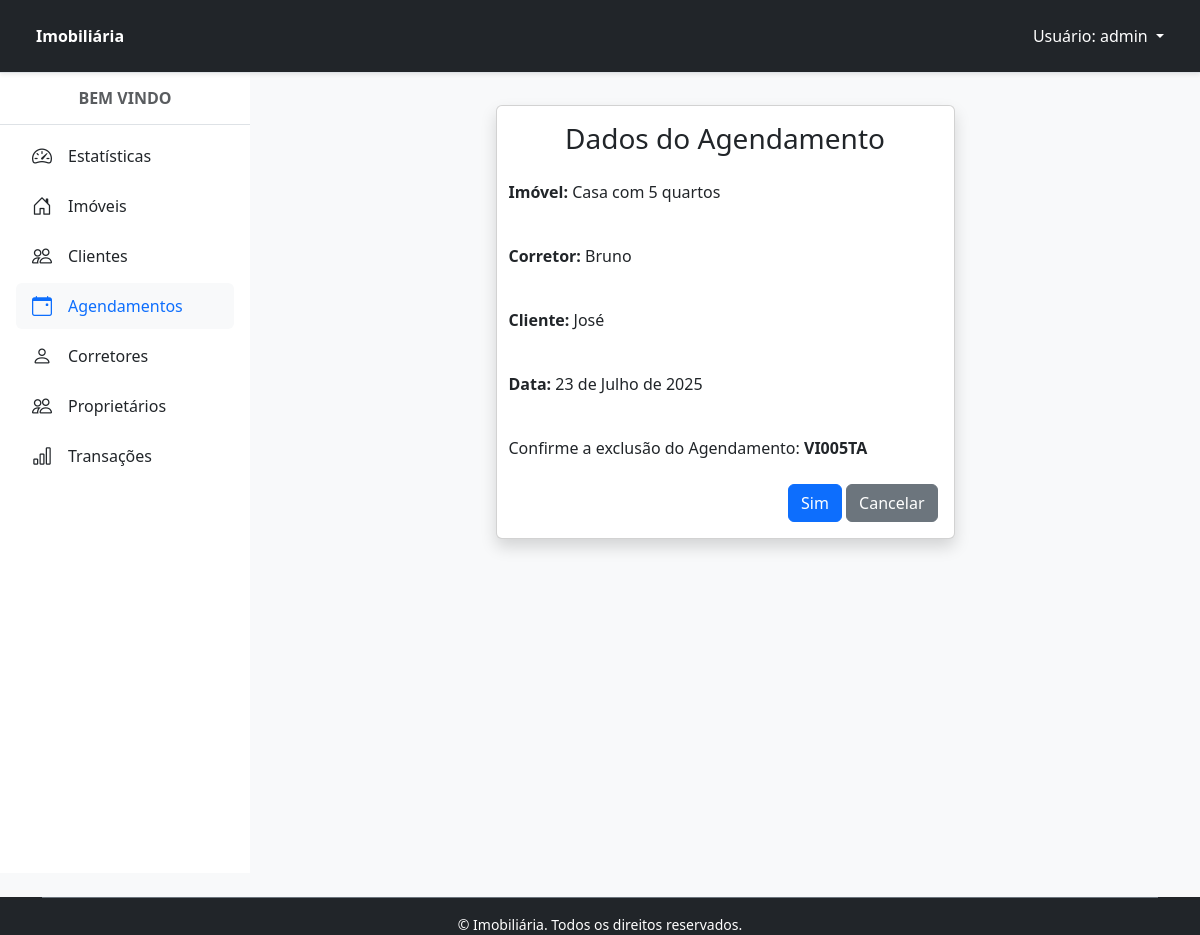
/visitas/16/apagar/ (signed in), run on the app's committed database.
### visita/models.py (models this page shows, shortened)
class Visita(models.Model):
    corretor = models.ForeignKey('corretores.Corretor', on_delete=models.CASCADE, related_name='corretor_visitas', verbose_name='Corretor:', null=True)
    imovel = models.ForeignKey('imovel.Imovel', on_delete=models.CASCADE, related_name='imovel_visitas', verbose_name='Imóvel:', null=True)
    cliente = models.ForeignKey('cliente.Cliente', on_delete=models.CASCADE, related_name='cliente_visitas', verbose_name='Cliente:', null=True)
    data = models.DateField('Data:', null=True)
    hora = models.TimeField('Hora:', null=True, blank=True)
    codigoVisita = models.CharField('Código da Visita', max_length=10, unique=True, help_text='Código único da visita')
    STATUS_ESCOLHAS = (
        ('agendada', 'Agendada'),
        ('concluida', 'Concluída'),
        ('cancelada', 'Cancelada'),
    )
    status = models.CharField(max_length=10, choices=STATUS_ESCOLHAS, default='agendada')
    class Meta:
        permissions = (('fechar_agendamento', 'Permite fazer o fechamento de uma visita'),)
        verbose_name = 'Visita'
        verbose_name_plural = 'Visitas'

### imovel/models.py (models this page shows, shortened)
class Imovel(models.Model):
    nome = models.CharField(max_length=100)
    codigoImovel = models.CharField('Código do Imóvel', max_length=10, unique=True, help_text='Código único do imóvel')
    foto = StdImageField('Foto', upload_to='pessoas', delete_orphans=True, null=True, blank=True)
    rua = models.CharField('Rua', max_length=100, help_text='Nome da rua do imóvel', null=True, blank=True)
    bairro = models.CharField('Bairro', max_length=100, help_text='Bairro onde o imóvel está localizado', null=True, blank=True)
    cidade = models.CharField('Cidade', max_length=100, help_text='Cidade onde o imóvel está localizado', null=True, blank=True)
    estado = models.CharField('Estado', max_length=100, help_text='Estado onde o imóvel está localizado', null=True, blank=True)
    cep = models.CharField('CEP', max_length=10, help_text='Código Postal do imóvel', null=True, blank=True)
    numero = models.CharField('Número', max_length=10, help_text='Número do imóvel no endereço', null=True, blank=True)
    complemento = models.CharField('Complemento', max_length=50, null=True, blank=True, help_text='Complemento do endereço (ex: apartamento, bloco)')
    proprietario = models.ManyToManyField(Proprietario, verbose_name='Proprietário',)
    disponivel_locacao = models.BooleanField('Disponível para Locação', default=True, )
    valorVenda = models.DecimalField('Valor de Venda', max_digits=10, decimal_places=2, null=True, blank=True )
    valorIPTU = models.DecimalField('Valor IPTU', max_digits=10, decimal_places=2, null=True, blank=True)
    valorCondominio = models.DecimalField('Valor do Condomínio', max_digits=10, decimal_places=2, null=True, blank=True )
    areaTotal = models.DecimalField('Área Total (m²)', max_digits=10, decimal_places=2, null=True, blank=True)
    areaPrivativa = models.DecimalField('Área Privativa (m²)', max_digits=10, decimal_places=2, null=True, blank=True)
    areaUtil = models.DecimalField('Área Útil (m²)', max_digits=10, decimal_places=2, null=True, blank=True)
    numQuartos = models.IntegerField('Número de Quartos', null=True, blank=True,)
    numBanheiros = models.IntegerField('Número de Banheiros', null=True, blank=True,)
    vagasGaragem = models.IntegerField('Vagas de Garagem', null=True, blank=True,)
    caracteristicas = models.TextField('Características', null=True, blank=True, )
    comodidades = models.TextField('Comodidades', null=True, blank=True,)
    descricao = models.TextField('Descrição Completa', null=True, blank=True, )
    tipoImovel = models.CharField('Tipo de Imóvel', max_length=20, choices=[('Casa', 'Casa'), ('Apartamento', 'Apartamento'), ('Terreno', 'Terreno'), ('Comercial', 'Comercial'), ('Outro', 'Outro'),], null=True, blank=True)
    last_updated = models.DateTimeField('Última Atualização', auto_now=True, help_text='Data e hora da última atualização do imóvel')
    valorAluguel = models.DecimalField('Valor do Aluguel', max_digits=10, decimal_places=2, null=True, blank=True)
    VALORIZACAO_PADRAO = Decimal('1.10')
    zona_valorizacao = models.BooleanField(
        'Zona de Valorização',
        default=False,
        help_text="Marque se o imóvel está em uma região de valorização especial (ex: bairro de luxo, próximo a universidades)."
    )
    class Meta:
        verbose_name = 'Imóvel'
        verbose_name_plural = 'Imóveis'
    def __str__(self):
        return self.nome

### corretores/models.py (models this page shows, shortened)
class Corretor(Pessoa):
    codigoCorretor = models.CharField('Código do Corretor', max_length=10, unique=True, help_text='Código único do corretor')
    foto = StdImageField('Foto', upload_to='corretores', delete_orphans=True, blank=False, null=False)
    def __str__(self):
        return self.nome

### cliente/models.py (models this page shows, shortened)
class Cliente(Pessoa):
    codigoCliente = models.CharField('Código do Cliente', max_length=10, unique=True, help_text='Código único do cliente')
    class Meta:
        verbose_name = 'Cliente'
        verbose_name_plural = 'Clientes'
    def __str__(self):
        return self.nome

### visita/views.py (the view)
# urls.py: path('visitas/<int:pk>/apagar/', VisitaDeleteView.as_view(), name='visita_apagar'),
class VisitaDeleteView(PermissionRequiredMixin, SuccessMessageMixin, DeleteView):
    permission_required = 'visita.delete_visita'
    permission_denied_message = 'Você não tem permissão para acessar esta página.'
    model = Visita
    template_name = 'visita_apagar.html'
    success_url = reverse_lazy('visita')
    success_message = 'Agendamento excluído com sucesso!'

### visita/templates/visita_apagar.html (shortened to what this page needs)
{% extends 'principal.html' %}
{% load django_bootstrap5 %}
{% block content %}
<div class="card shadow m-3 col-md-6 mx-auto">
    <div class="card-body">
        <div class="row">
            <h3 class="text-center">Dados do Agendamento</h3>
            <p class="p-2 mt-2"><strong>Imóvel: </strong>{{ object.imovel }}</p>
            <p class="p-2 mt-2"><strong>Corretor: </strong>{{ object.corretor }}</p>
            <p class="p-2 mt-2"><strong>Cliente: </strong>{{ object.cliente }}</p>
            <p class="p-2 mt-2"><strong>Data: </strong>{{ object.data }}</p>
            <p class="p-2 mt-2">Confirme a exclusão do Agendamento: <strong>{{ object.codigoVisita }}</strong></p>
            <form method="POST" enctype="multipart/form-data">
                <div class="text-end">
                    {% bootstrap_button button_type="submit" content="Sim" %}
                    <a href="{% url 'visita' %}" class="btn btn-secondary text-white" type="button">
                        <span class="text">Cancelar</span>
                    </a>
                </div>
            </form>
        </div>
    </div>
</div>
{% endblock %}

### home/templates/navbar.html (shortened to what this page needs)
<header class="bg-dark border-bottom py-3 px-4 sticky-top shadow-sm">
  <div class="container-fluid">
    <div class="d-flex justify-content-between align-items-center">
      {% if request.user.is_authenticated %}
        <div class="d-flex align-items-center gap-2">
          <span class="fw-bold text-white">Imobiliária</span>
        </div>
        <ul class="navbar-nav">
          <li class="nav-item dropdown">
            <a class="nav-link dropdown-toggle text-white" href="#" id="navbarLogin" role="button" data-bs-toggle="dropdown" aria-expanded="false">
              Usuário: {{ request.user.username }}
            </a>
          </li>
        </ul>
      {% endif %}
    </div>
  </div>
</header>

### data on the page
Visita: imovel "Casa com 5 quartos", corretor "Bruno", cliente "José", data "23 de Julho de 2025", codigoVisita "VI005TA"

### other printed values
{{ request.user.username }} "admin"
